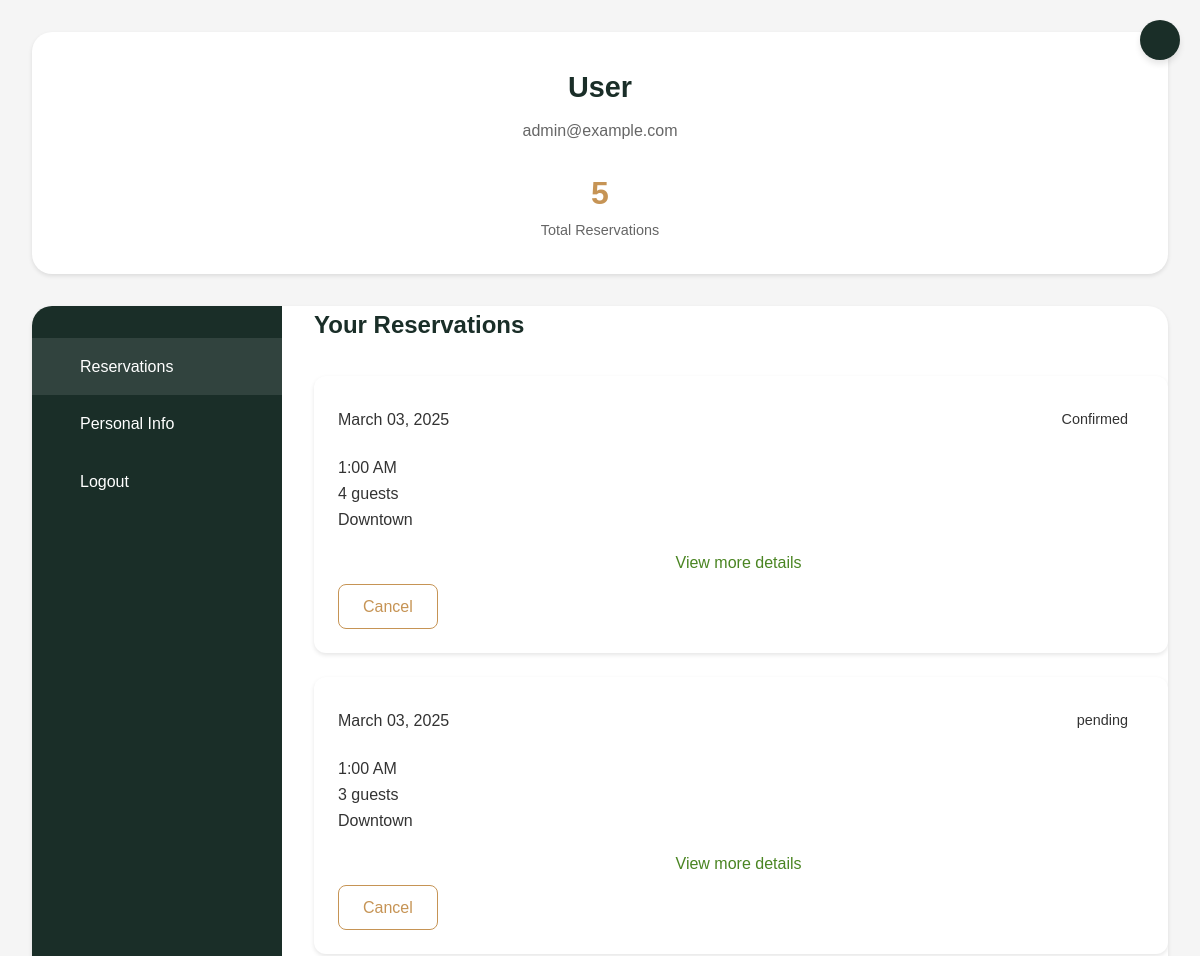
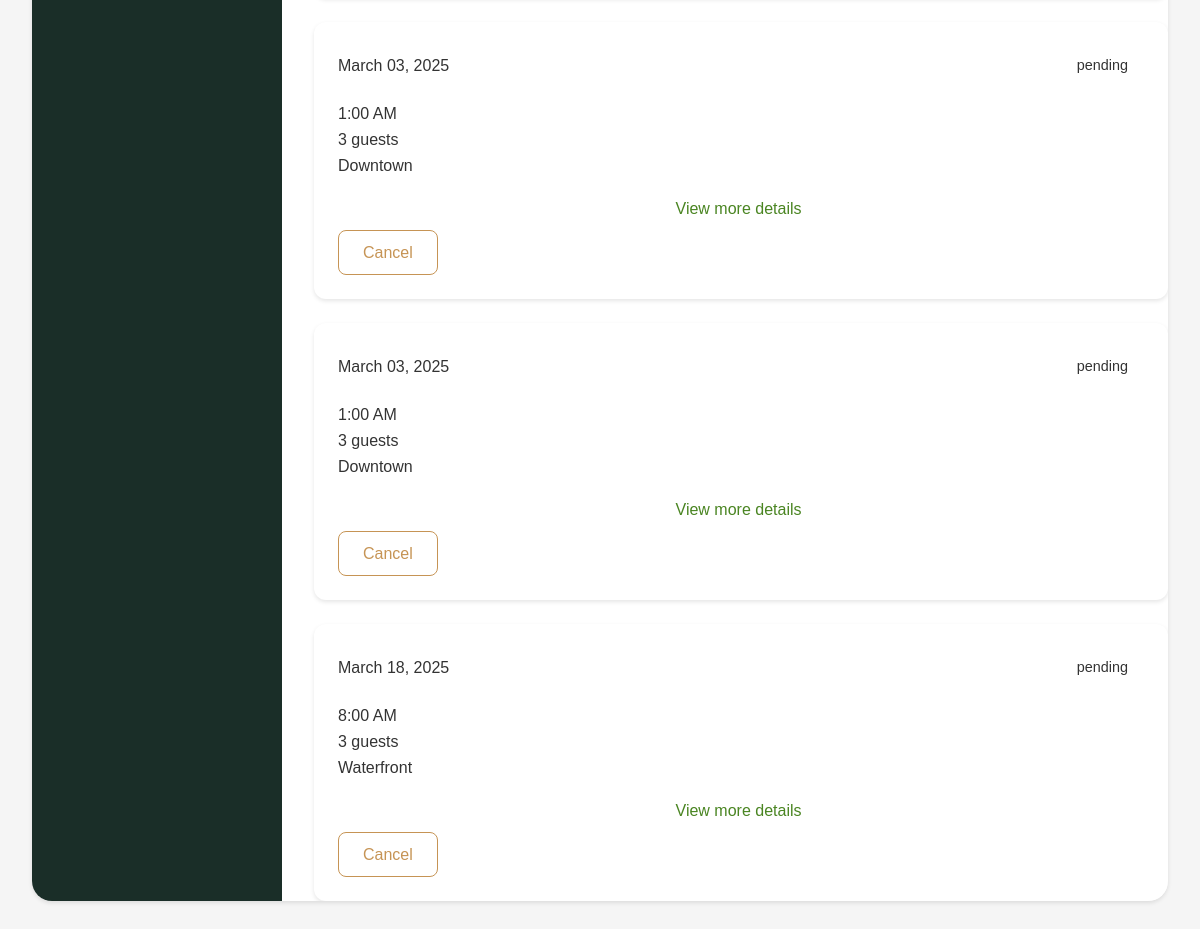
Page /profile (signed in) on the earlier database version (2 pictures, top to bottom).
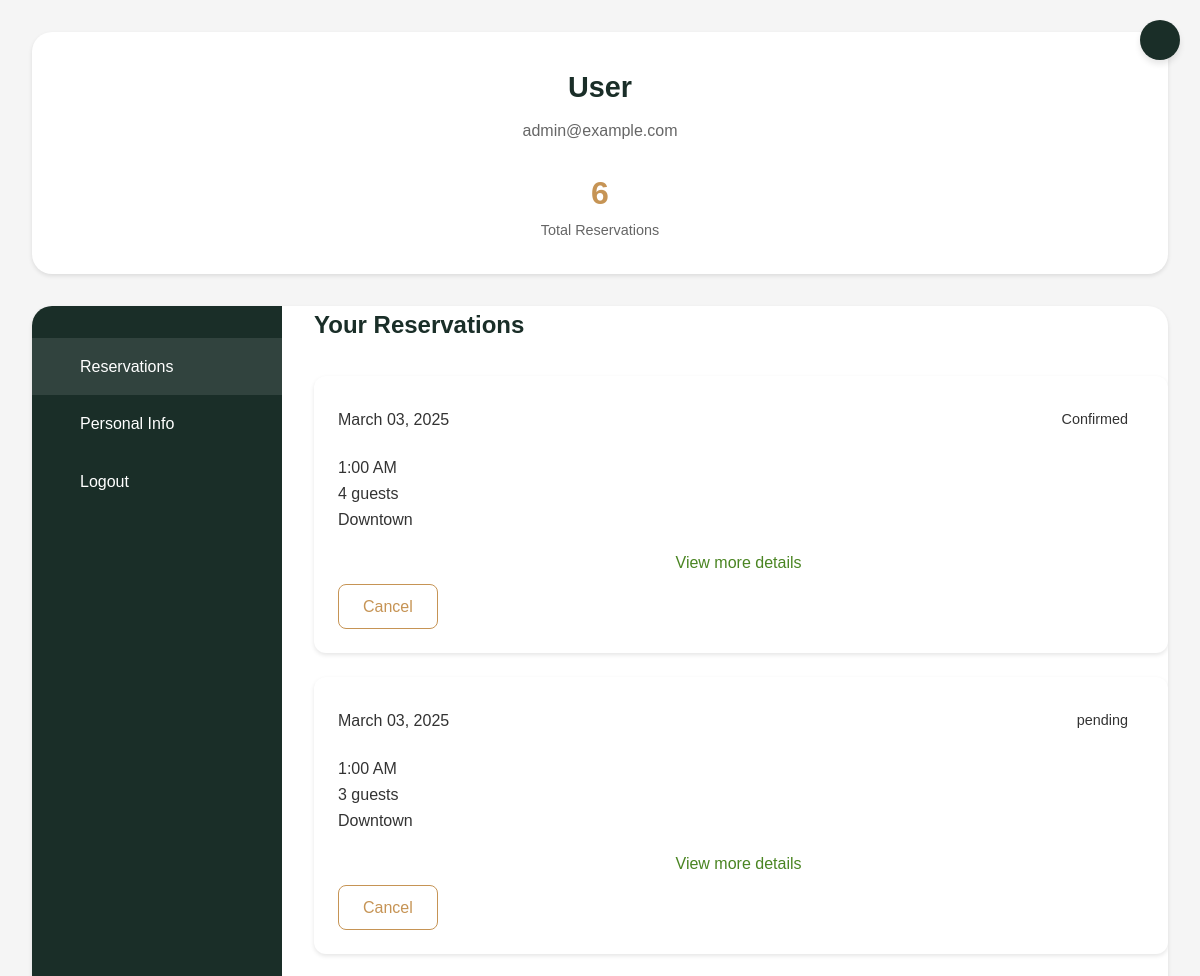
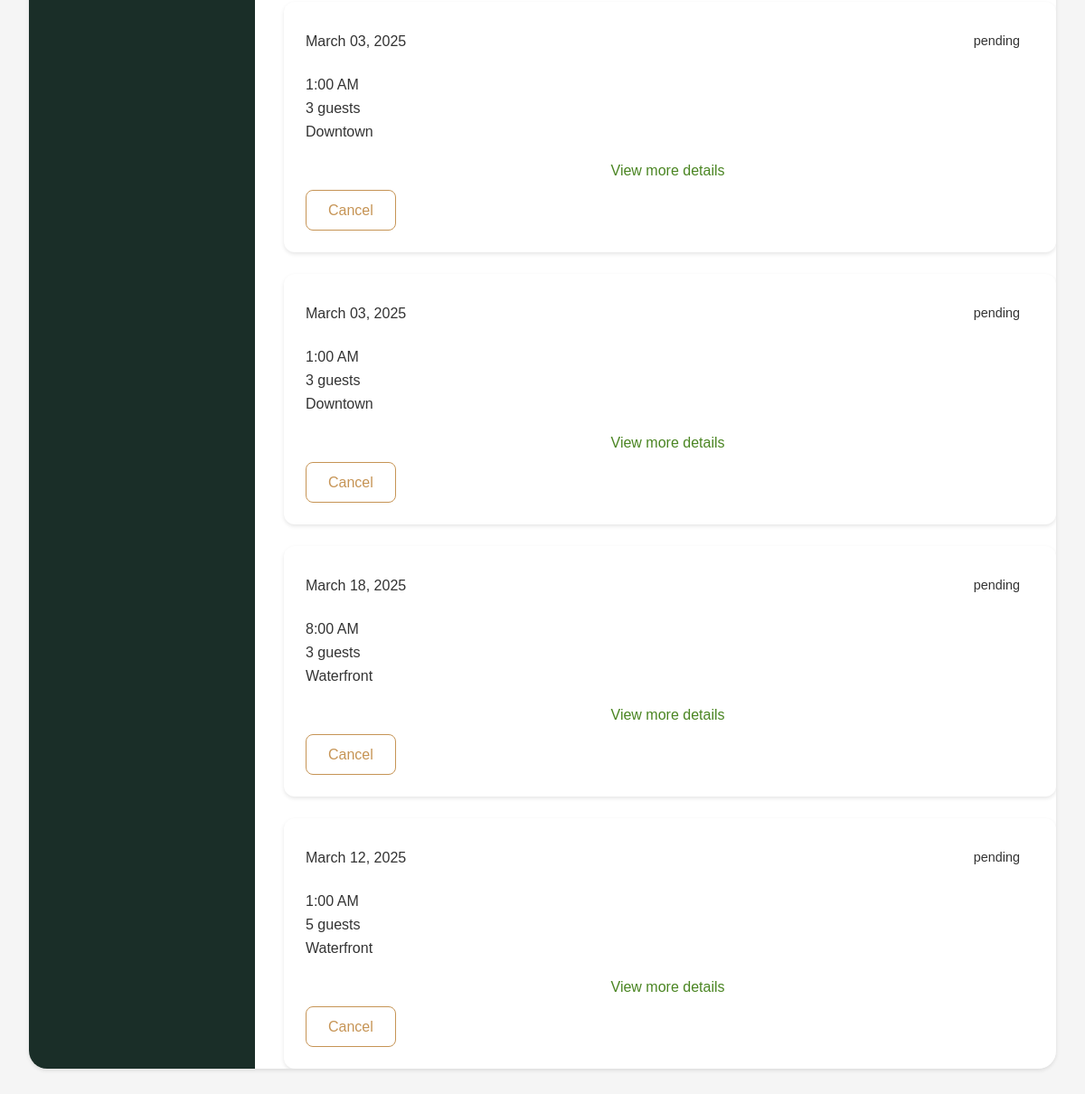
Same page on the later database version (2 pictures, top to bottom).
### app.py (models this page shows)
class Location(db.Model):
    __tablename__ = "locations"
    id = db.Column(db.Integer, primary_key=True)
    name = db.Column(db.String(100), nullable=False)
    address = db.Column(db.String(200), nullable=False)
    operating_hours = db.Column(db.String(50), nullable=True)
    contact_number = db.Column(db.String(15), nullable=True)
    tags1 = db.Column(db.String(50), nullable=True)
    tags2 = db.Column(db.String(50), nullable=True)
    tags3 = db.Column(db.String(50), nullable=True)
    image_url = db.Column(db.String(100), nullable=True)
    availability_status = db.Column(db.Boolean, default=True)
    reservations = db.relationship("Reservation", back_populates="location")

class Reservation(db.Model):
    __tablename__ = "reservations"
    id = db.Column(db.Integer, primary_key=True)
    user_id = db.Column(db.Integer, db.ForeignKey("users.id"), nullable=False)
    reservation_type = db.Column(db.String(50), nullable=False)
    location_id = db.Column(db.Integer, db.ForeignKey("locations.id"), nullable=False)
    availability_id = db.Column(db.Integer, db.ForeignKey("availabilities.id"), nullable=False)
    status = db.Column(db.String(20), nullable=False, default="pending")
    created_at = db.Column(db.DateTime, nullable=False, default=func.now())
    updated_at = db.Column(db.DateTime, nullable=False, default=func.now(), onupdate=func.now())
    experience_id = db.Column(db.Integer, db.ForeignKey("experiences.id"), nullable=True)
    pairing_id = db.Column(db.Integer, db.ForeignKey("pairings.id"), nullable=True)
    event_package_id = db.Column(db.Integer, db.ForeignKey("event_packages.id"), nullable=True)
    event_add_on_id = db.Column(db.Integer, db.ForeignKey("event_add_ons.id"), nullable=True)
    dining_area_id = db.Column(db.Integer, db.ForeignKey("dining_areas.id"), nullable=True)
    user = db.relationship("User", back_populates="reservations")
    location = db.relationship("Location", back_populates="reservations")
    availability = db.relationship("Availability", back_populates="reservations")
    experience = db.relationship("Experience", back_populates="reservations", foreign_keys=[experience_id])
    pairing = db.relationship("Pairing", back_populates="reservations", foreign_keys=[pairing_id])
    event_package = db.relationship("EventPackage", back_populates="reservations", foreign_keys=[event_package_id])
    event_add_on = db.relationship("EventAddOn", back_populates="reservations", foreign_keys=[event_add_on_id])
    dining_area = db.relationship("DiningArea", back_populates="reservations", foreign_keys=[dining_area_id])
    dietary_preferences = db.relationship("DietaryPreference", back_populates="reservation")
    memberships = db.relationship("Membership", back_populates="reservation", foreign_keys="Membership.reservation_id")
    guest_info = db.relationship("GuestInfo", back_populates="reservation")
    total_price = db.Column(db.Integer, nullable=True)
    event_package_price = db.Column(db.Integer, nullable=True)
    dining_area_price = db.Column(db.Integer, nullable=True)
    experience_price = db.Column(db.Integer, nullable=True)
    add_on_price = db.Column(db.Integer, nullable=True)
    pairing_price = db.Column(db.Integer, nullable=True)

### app.py (the view)
@app.route('/profile', methods=['GET', 'POST'])
def profile():
    if not current_user.is_authenticated:
        return redirect(url_for('login'))
    user = User.query.get(current_user.id)
    reservations = Reservation.query.filter_by(user_id=current_user.id).all()
    status = {reservation.id: reservation.status for reservation in reservations}
    reservation_details = []
    for reservation in reservations:
        location = Location.query.get(reservation.location_id) if reservation.location_id else None
        availability = Availability.query.get(reservation.availability_id) if reservation.availability_id else None
        guest_info = reservation.guest_info[0] if reservation.guest_info else None
        package_details = {}
        if reservation.reservation_type and "standard" in reservation.reservation_type.lower():
            if reservation.dining_area_id:
                dining = DiningArea.query.get(reservation.dining_area_id)
                package_details['name'] = dining.name if dining else "Standard Dining"
                package_details['price'] = reservation.dining_area_price or 0
        elif reservation.reservation_type and "private" in reservation.reservation_type.lower():
            if reservation.event_package_id:
                package = EventPackage.query.get(reservation.event_package_id)
                package_details['name'] = package.name if package else "Private Event"
                package_details['price'] = reservation.event_package_price or 0
        elif reservation.reservation_type and ("chef" in reservation.reservation_type.lower() or "table" in reservation.reservation_type.lower()):
            if reservation.experience_id:
                exp = Experience.query.get(reservation.experience_id)
                package_details['name'] = exp.name if exp else "Chef's Table"
                package_details['price'] = reservation.experience_price or 0
            if reservation.event_add_on_id:
                addon = EventAddOn.query.get(reservation.event_add_on_id)
                package_details['addon'] = addon.name if addon else "Add-on"
                package_details['addon_price'] = reservation.add_on_price or 0
        dietary_prefs = [pref.preference for pref in reservation.dietary_preferences] if hasattr(reservation, 'dietary_preferences') else []
        formatted_date = availability.date.strftime('%B %d, %Y') if availability and hasattr(availability, 'date') else "Not specified"
        formatted_time = availability.formatted_start_time if availability and hasattr(availability, 'formatted_start_time') else "Not specified"
        details = {
            'id': reservation.id,
            'location': location.name if location else "Not specified",
            'date': formatted_date,
            'time': formatted_time,
            'type': reservation.reservation_type or "Standard Reservation",
            'guests': guest_info.numberofguests if guest_info else "Not specified",
            'status': reservation.status or "Pending",
            'total_price': reservation.total_price or 0,
            'package': package_details.get('name', 'None'),
            'package_price': package_details.get('price', 0),
            'dietary_preferences': ', '.join(dietary_prefs) if dietary_prefs else "None",
            'special_requests': guest_info.specialrequests if guest_info and hasattr(guest_info, 'specialrequests') else "None"
        }
        if 'addon' in package_details:
            details['addon'] = package_details['addon']
            details['addon_price'] = package_details.get('addon_price', 0)
        reservation_details.append(details)
    if request.method == 'POST':
        pass
    return render_template('profile.html', user=user, reservations=reservation_details , status=status )

### app.py (called while the page is built)
@login.user_loader
def load_user(user_id):
    print("Loading user with ID:", user_id)
    return User.query.get(int(user_id))

    @property
    def formatted_start_time(self):
        return self.start_time.strftime("%I:%M %p").lstrip("0")

### templates/profile.html (shortened to what this page needs)
<!DOCTYPE html>
<html lang="en">
<head>
    <link rel="stylesheet" href="{{ url_for('static', filename='profile.css') }}">
</head>
<body>
    <a href="{{ url_for('home') }}" class="close-btn"></a>
    <div class="profile-container">
        <div class="profile-header">
            <div class="profile-info">
                <h1 class="profile-name">{{ user.fullname if user.fullname else 'User' }}</h1>
                <p class="profile-email">{{ user.email }}</p>
                <div class="profile-stats">
                    <div class="stat-item">
                        <div class="stat-number">{{ reservations|length }}</div>
                        <div class="stat-label">Total Reservations</div>
                    </div>
                </div>
            </div>
        </div>
        <div class="profile-content">
            <div class="profile-sidebar">
                <ul class="sidebar-menu">
                    <li>
                        <a href="#" data-tab="reservations" class="active">
                            <span class="menu-text">Reservations</span>
                        </a>
                    </li>
                    <li>
                        <a href="#" data-tab="personal-info">
                            <span class="menu-text">Personal Info</span>
                        </a>
                    </li>
                    <li>
                        <a href="#" data-tab="logout">
                            <span class="menu-text">Logout</span>
                        </a>
                    </li>
                </ul>
            </div>
            <div class="tab-contents">
                <div class="tab-content active" id="reservations">
                    <h2 class="section-title">Your Reservations</h2>
                    <div class="reservations-grid">
                        {% for reservation in reservations %}
                        <div class="reservation-card" id="reservation-{{ reservation.id }}">
                            <div class="reservation-header">
                                <div class="reservation-date">{{ reservation.date }}</div>
                                <span class="reservation-status status-{{ reservation.status|lower }}">{{ reservation.status }}</span>
                            </div>
                            <div class="reservation-details">
                                <div class="detail-item">
                                    <span>{{ reservation.time }}</span>
                                </div>
                                <div class="detail-item">
                                    <span>{{ reservation.guests }} guests</span>
                                </div>
                                <div class="detail-item">
                                    <span>{{ reservation.location }}</span>
                                </div>
                            </div>
                            <div class="toggle-details">
                                <span>View more details</span>
                            </div>
                            <div class="reservation-actions">
                                <button class="action-btn btn-secondary" disabled>Cancel</button>
                            </div>
                        </div>
                        {% endfor %}
                    </div>
                </div>
            </div>
        </div>
    </div>
</body>
</html>

Differences in the rows shown:
added Reservation: status "pending"
Other differences:
{{ reservations|length }}: "5" → "6"
new list line: "March 12, 2025 1:00 AM 5 guests View more details Cancel"
new list line: "Waterfront"
